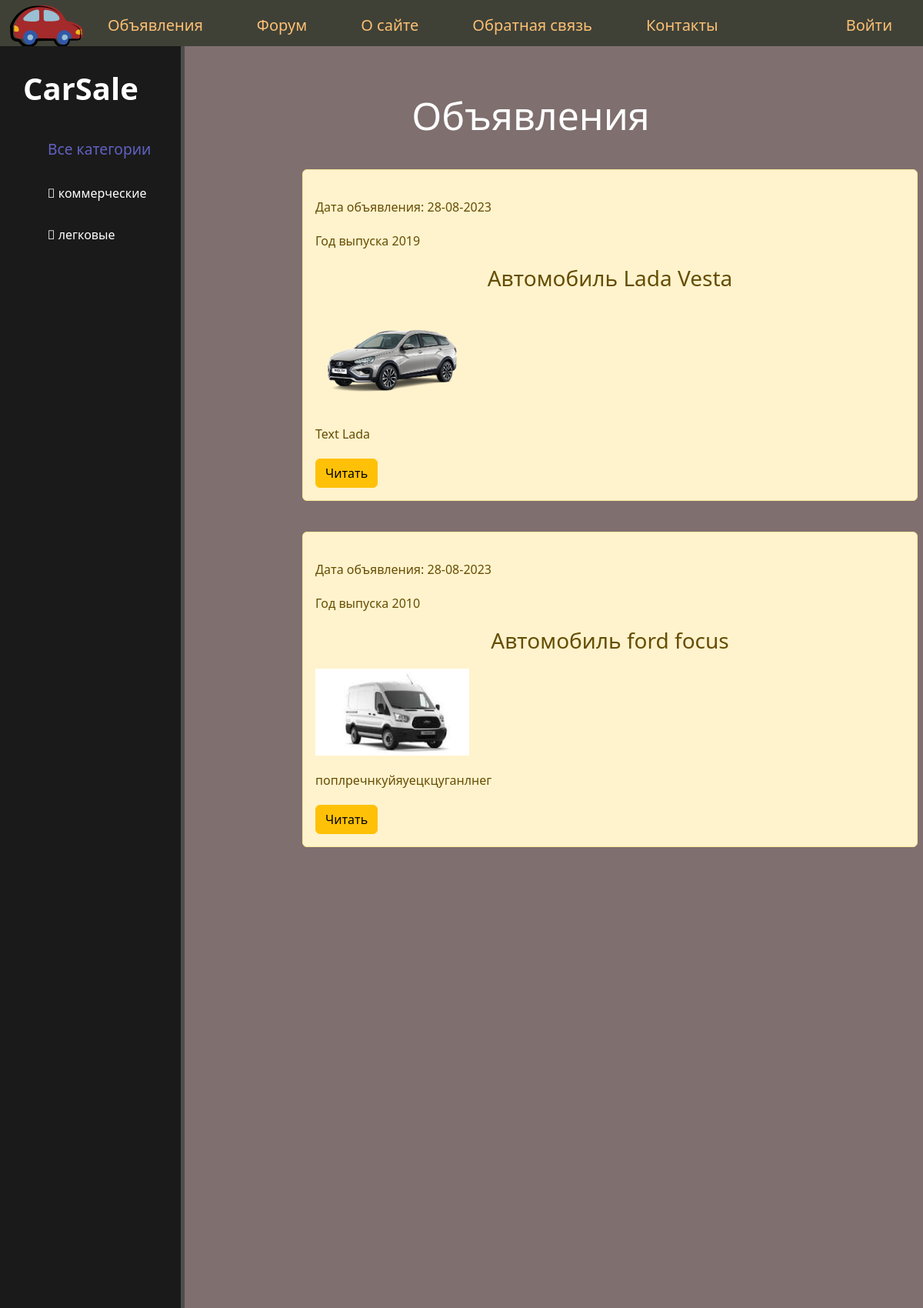
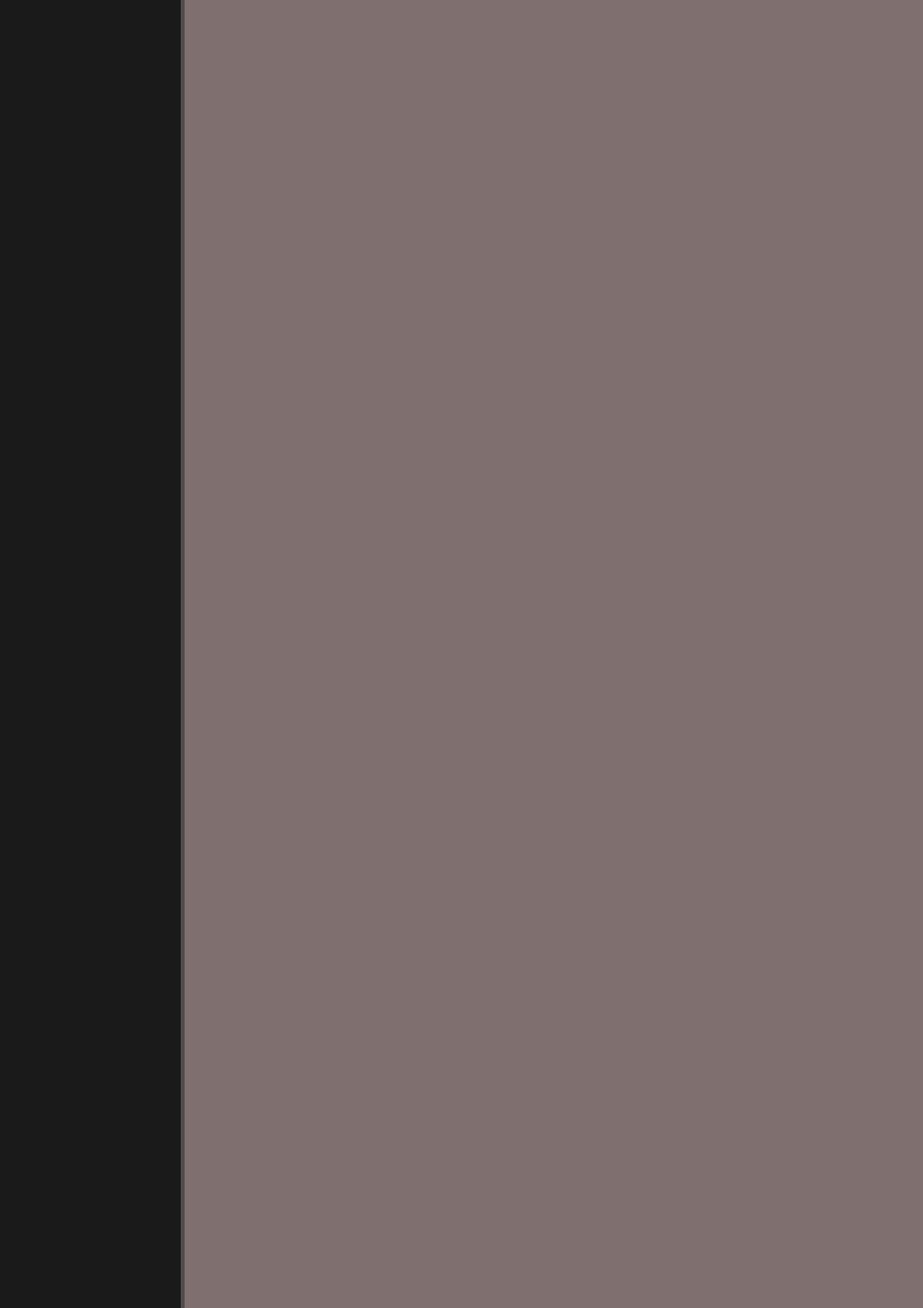
The page /car/ (upper part) on the database its author committed (2 pictures, top to bottom).
### car/models.py (models this page shows, shortened)
class Category_car(models.Model):
    name = models.CharField(max_length=255, verbose_name='тип автомобиля')
    slug = models.SlugField(
        max_length=255, unique=True, db_index=True, verbose_name="url"
        )
    def get_absolute_url(self):
        return reverse('car:category', kwargs={'cat_slug': self.slug})
    class Meta:
        verbose_name = 'Категория машин'
        verbose_name_plural = 'Категории машин'

class Car(models.Model):
    brand = models.CharField(max_length=255, verbose_name='марка автомобиля')
    slug = models.SlugField(
        max_length=255, unique=True, db_index=True, verbose_name="url"
        )
    model = models.CharField(max_length=255, verbose_name='модель автомобиля')
    time_create = models.DateTimeField(
        auto_now_add=True, verbose_name='время создания'
        )
    time_update = models.DateTimeField(auto_now=True)
    is_published = models.BooleanField(default=True, verbose_name='публикация')
    date = models.IntegerField(
        null=True, verbose_name='год выпуска автомобиля'
        )
    price = models.IntegerField(null=True, verbose_name='цена автомобиля')
    number_owners = models.IntegerField(
        null=True, blank=True, verbose_name='количество владельцев'
        )
    text = models.TextField(
        null=True, blank=True, verbose_name='описание автомобиля'
        )
    photo = models.ImageField(
        upload_to="photos/%Y/%m/%d/", verbose_name='фото автомобиля',
        blank=True,
        )
    cat = models.ForeignKey('Category_car', on_delete=models.PROTECT)
    def get_absolute_url(self):
        return reverse('car:detail_car', kwargs={'car_slug': self.slug})
    class Meta:
        verbose_name = 'Машина'
        verbose_name_plural = 'Машины'
        ordering = ('-time_create', 'id')

### car/views.py (the view)
# urls.py: path('', index, name='home'),
def index(request):
    cars = Car.objects.all()
    paginator = Paginator(cars, 10)
    page_number = request.GET.get('page')
    page_obj = paginator.get_page(page_number)
    context = {
        'title': 'Объявления',
        'page_obj': page_obj,
        'menu': menu,
        'cat_selected': 0,
    }
    return render(request, 'car/index.html', context=context)

### car/templatetags/car_tags.py (called while the page is built)
@register.inclusion_tag('forum/categories_car.html')
def categories_car(sort=None, cat_selected=0):
    if not sort:
        cats = Category_car.objects.all()
    else:
        cats= Category_car.objects.order_by(sort)
    return {'cats': cats, 'cat_selected': cat_selected}

### car/templates/car/index.html (shortened to what this page needs)
{% extends 'base.html' %}
{% block content %}
	<div class="features">
		<h1>{{ title }}</h1>
		{% if page_obj %}
			{% for car in page_obj %}
				<div class="alert alert-warning">
					<p class "first">Дата объявления: {{ car.time_create|date:'d-m-Y' }}</p>
					<p class "date">Год выпуска {{ car.date }}</p>
					<h3>Автомобиль {{ car.brand }} {{ car.model }}</h3>
					{% if car.photo %}
						<p><img class="picture_img" src="{{car.photo.url}}">
					{% endif %}
					<p> {{ car.text|linebreaks|truncatewords:50 }} </p>
					<a href="{{ car.get_absolute_url }}" class="btn btn-warning">Читать</a>
				</div>
			{% endfor %}
		{% else %}
			На данный момент нет объявлений
		{% endif %}
	</div>
{% endblock %}

### car/templates/forum/categories_car.html
{% for cat in cats %}
{% if cat.car_set.count > 0 %}
	{% if cat.slug == cat_selected %}
		<a ><li><span class="selected"> {{ cat.name }} </span></li></a>
	{% else %}
		<a href="{{ cat.get_absolute_url }}"><li><i class="fa-solid fa-car-side"></i> {{ cat.name }} </li></a>
	{% endif %}
{% endif %}
{% endfor %}

### car/static/car/css/car.css (style rules this page uses)
body { background: #7f6f6f; }
aside a { color: #ffffff; text-decoration: none; }
aside ul a { list-style: none; text-decoration: none; }
aside ul li { color: #ffffff; display: block; margin-top: 30px; transition: transform .5s ease; }
p img.picture_img { max-width: 200px; height: auto; }
main .features { float: left; color: #fff; margin-top: 40px; text-align: center; width: 75%; }
main .features h1 { font-size: 50px; margin: 20px auto; text-align: center }
main .features h3 { margin: 20px auto; text-align: center }
main .features p { max-width: 4000px; margin: 20px auto; text-align: left }
.alert-warning { float: left; clear: both; width: 800px; margin: 20px 17%; text-align: left; }
img { max-width: 600px; height: auto; }

### rows shown on the page
Category_car: name "коммерческие"
Category_car: name "легковые"
Car: time_create "28-08-2023", date "2019", brand "Lada", model "Vesta", photo (picture), text "Text Lada"
Car: time_create "28-08-2023", date "2010", brand "ford", model "focus", photo (picture), text "поплречнкуйяуецкцуганлнег"

### other values the page prints
{{ m.title }} "Объявления" "Форум" "О сайте" "Обратная связь" "Контакты"
{{ title }} "Объявления"
